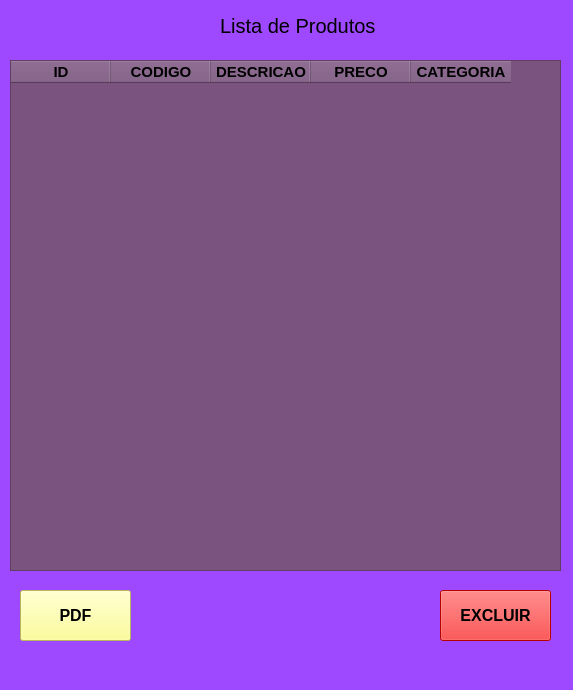
<?xml version="1.0" encoding="UTF-8"?>
<ui version="4.0">
 <class>MainWindow</class>
 <widget class="QMainWindow" name="MainWindow">
  <property name="geometry">
   <rect>
    <x>0</x>
    <y>0</y>
    <width>573</width>
    <height>690</height>
   </rect>
  </property>
  <property name="windowTitle">
   <string>MainWindow</string>
  </property>
  <property name="styleSheet">
   <string notr="true">background-color: rgb(158, 73, 255);</string>
  </property>
  <widget class="QWidget" name="centralwidget">
   <widget class="QLabel" name="label">
    <property name="geometry">
     <rect>
      <x>220</x>
      <y>10</y>
      <width>161</width>
      <height>31</height>
     </rect>
    </property>
    <property name="font">
     <font>
      <pointsize>15</pointsize>
     </font>
    </property>
    <property name="text">
     <string>Lista de Produtos</string>
    </property>
   </widget>
   <widget class="QTableWidget" name="tableWidget">
    <property name="geometry">
     <rect>
      <x>10</x>
      <y>60</y>
      <width>551</width>
      <height>511</height>
     </rect>
    </property>
    <property name="font">
     <font>
      <pointsize>12</pointsize>
     </font>
    </property>
    <property name="styleSheet">
     <string notr="true">background-color: rgb(99, 83, 127);
background-color: rgb(123, 83, 127);</string>
    </property>
    <column>
     <property name="text">
      <string>ID</string>
     </property>
     <property name="font">
      <font>
       <pointsize>11</pointsize>
       <weight>75</weight>
       <italic>false</italic>
       <bold>true</bold>
      </font>
     </property>
    </column>
    <column>
     <property name="text">
      <string>CODIGO</string>
     </property>
     <property name="font">
      <font>
       <pointsize>11</pointsize>
       <weight>75</weight>
       <bold>true</bold>
      </font>
     </property>
    </column>
    <column>
     <property name="text">
      <string>DESCRICAO</string>
     </property>
     <property name="font">
      <font>
       <pointsize>11</pointsize>
       <weight>75</weight>
       <bold>true</bold>
      </font>
     </property>
    </column>
    <column>
     <property name="text">
      <string>PRECO</string>
     </property>
     <property name="font">
      <font>
       <pointsize>11</pointsize>
       <weight>75</weight>
       <bold>true</bold>
      </font>
     </property>
    </column>
    <column>
     <property name="text">
      <string>CATEGORIA</string>
     </property>
     <property name="font">
      <font>
       <pointsize>11</pointsize>
       <weight>75</weight>
       <bold>true</bold>
      </font>
     </property>
    </column>
   </widget>
   <widget class="QPushButton" name="pushButton">
    <property name="geometry">
     <rect>
      <x>20</x>
      <y>590</y>
      <width>111</width>
      <height>51</height>
     </rect>
    </property>
    <property name="font">
     <font>
      <pointsize>12</pointsize>
      <weight>75</weight>
      <bold>true</bold>
     </font>
    </property>
    <property name="styleSheet">
     <string notr="true">background-color: rgb(255, 255, 127);</string>
    </property>
    <property name="text">
     <string>PDF</string>
    </property>
   </widget>
   <widget class="QPushButton" name="pushButton_2">
    <property name="geometry">
     <rect>
      <x>440</x>
      <y>590</y>
      <width>111</width>
      <height>51</height>
     </rect>
    </property>
    <property name="font">
     <font>
      <pointsize>12</pointsize>
      <weight>75</weight>
      <bold>true</bold>
     </font>
    </property>
    <property name="styleSheet">
     <string notr="true">background-color: rgb(255, 0, 0);</string>
    </property>
    <property name="text">
     <string>EXCLUIR</string>
    </property>
   </widget>
  </widget>
  <widget class="QMenuBar" name="menubar">
   <property name="geometry">
    <rect>
     <x>0</x>
     <y>0</y>
     <width>573</width>
     <height>21</height>
    </rect>
   </property>
  </widget>
  <widget class="QStatusBar" name="statusbar"/>
 </widget>
 <resources/>
 <connections/>
</ui>
